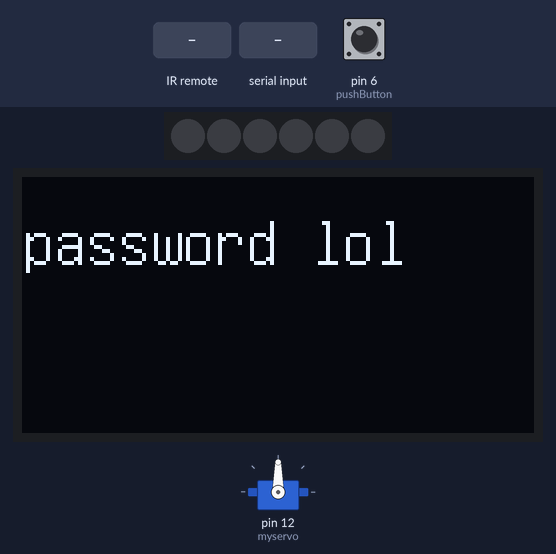
The sketch below on a simulated Arduino Uno, built with avr-gcc and run on an emulated ATmega328P. Shown: servo, 6 RGB LEDs in strip order, left to right, 128×64 one-colour display. Inputs (shaded band) come from the test bench; at power-on: pin 6 (pushButton) HIGH. The modem accepts every AT command (registered, SIM ready, sends succeed) and sends nothing else; what the sketch prints to the serial monitor is not drawn.

Above: at 1.7 s.
At 2.7 s:
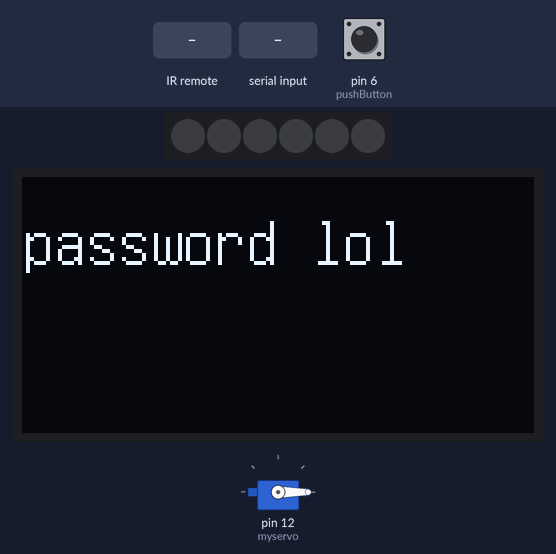
2.8 s: infrared code 0x1FE48B7 received
4.5 s: "1" received over the second serial link
At 56.03 s:
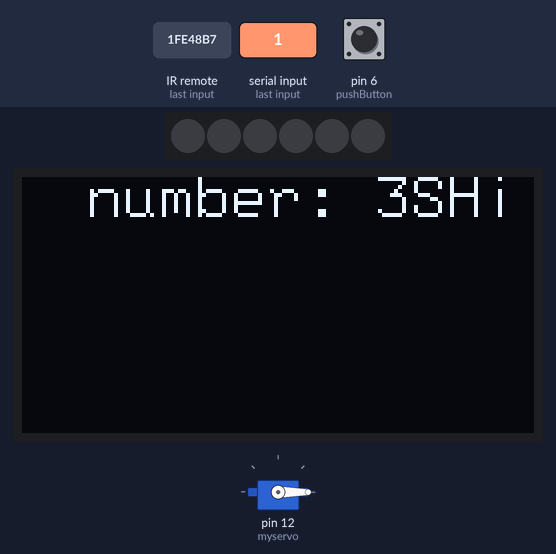
Timing chart, 0 to 57.4 s (numbered marks = the images above; inputs shaded):
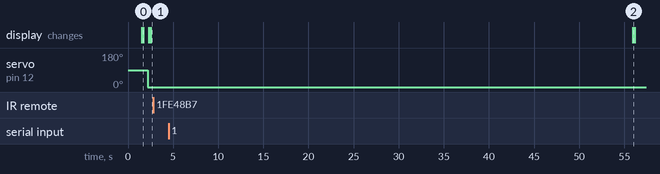

Measured:
- after the input at 2.8 s, every drawn part: stays the same
- after the input at 4.5 s, the display: changes after 51.4 s (image 2)
- what the display in image 0 shows lasts 0.6 s, from 1.7 s to 2.3 s

The sketch:

Receiver.ino
```cpp
//zigbee
#include <SoftwareSerial.h>
SoftwareSerial mySerial(2, 3); // RX, TX
#include <Adafruit_NeoPixel.h>
#define PIXEL_PIN    A0    // Digital IO pin connected to the NeoPixels.
#define PIXEL_COUNT  6
Adafruit_NeoPixel strip = Adafruit_NeoPixel(PIXEL_COUNT, PIXEL_PIN, NEO_GRB + NEO_KHZ800);
String myStringSerial1="";
String myString="";
int b=0;

//红外
#include <IRremote.h>  //调用红外库函数
#define RECV_PIN 10//定义红外管脚为10
IRrecv irrecv(RECV_PIN);//定义红外接受对象
decode_results results;
#define start 0x1FE48B7      //开始
#define NUM_1 0x1FE807F      //数字1
#define NUM_2 0x1FE40BF      //数字2
#define NUM_3 0x1FEC03F      //数字3
#define NUM_4 0x1FE20DF      //数字4
#define NUM_5 0x1FE609F      //数字5

//oled
#include <Adafruit_NeoPixel.h>//调用oled函数
#include "U8glib.h"
#define setFont_L u8g.setFont(u8g_font_9x15)
#define setFont_M u8g.setFont(u8g_font_fixed_v0r)
#define setFont_S u8g.setFont(u8g_font_fixed_v0r)
#define setFont_SS u8g.setFont(u8g_font_fub25n)
#define INTERVAL_LCD             10             //定义OLED刷新时间间隔
U8GLIB_SSD1306_128X64 u8g(U8G_I2C_OPT_NONE);
unsigned long lcd_time = millis();

//舵机
#include <Servo.h>//调用舵机函数
Servo myservo;//定义舵机对象
int servo_pin=9;
int pos = 0;//定义舵机转动角度

int pushButton = 6; //传感器接senhub D6接口
int key=12345;               //定义密码
int  hh=0;
int a[7];
int i=1;
int open;
int people;
//请输入密码
void draw1(void) {
  // graphic commands to redraw the complete screen should be placed here
  u8g.firstPage();
  do{
      u8g.setFont(u8g_font_unifont);
      //u8g.setFont(u8g_font_osb21);
      u8g.drawStr( 0, 22, "password lol");
  }while(u8g.nextPage() );
}
//欢迎光临
void draw2(void) {
  // graphic commands to redraw the complete screen should be placed here
  u8g.firstPage();
  do{
      u8g.setFont(u8g_font_unifont);
      //u8g.setFont(u8g_font_osb21);
      u8g.drawStr( 0, 22, "welcome");
  }while(u8g.nextPage() );
}
//显示人数
void draw3(void){
        u8g.firstPage();
    do {
        setFont_L;
        u8g.setPrintPos(16, 10);
        u8g.print("number: ");
        u8g.print(myString);
        }while( u8g.nextPage() );
  }

void setup()
{
  Serial.begin(9600);
  irrecv.enableIRIn(); // 启动红外接收
    myservo.attach(12);   //初始化
  pinMode(pushButton, INPUT);
  if ( u8g.getMode() == U8G_MODE_R3G3B2 )
    u8g.setColorIndex(255);     // white
  else if ( u8g.getMode() == U8G_MODE_GRAY2BIT )
    u8g.setColorIndex(3);         // max intensity
  else if ( u8g.getMode() == U8G_MODE_BW )
    u8g.setColorIndex(1);         // pixel on
  mySerial.begin(9600);
  mySerial.println("+++");
    delay(500);
  mySerial.println("AT+DETP=00");
  delay(500);
  mySerial.println("AT+SRST");
    delay(500);
    strip.begin();
  strip.show();

}

void loop() // run over and over
{
 //请输入密码
    draw1();
  delay(500);
  myservo.write(pos);//舵机归零
  if (irrecv.decode(&results))
  {irrecv.resume();
    if(results.value==0x1FE48B7)//判断开始输入
    {if(hh==1) hh=0;
    else hh=1;
      }
    if(hh==1)
    //输入密码
   {
   { if(results.value==NUM_1) a[i++]=1;
    else if(results.value==NUM_2) a[i++]=2;
    else if(results.value==NUM_3) a[i++]=3;
    else if(results.value==NUM_4) a[i++]=4;
    else if(results.value==NUM_5) a[i++]=5;}

    if(i==7) {
    for(i=1;i<=6;i++)
    a[i]=0;
    i=1;
    }
    }
    Serial.println(results.value,HEX);
    Serial.println(10000*a[1]+1000*a[2]+100*a[3]+10*a[4]+a[5]);
   //判断密码正误
    if(key==(10000*a[1]+1000*a[2]+100*a[3]+10*a[4]+a[5]))
    {
    Serial.println("open");
    delay(300);
    for(pos = 0;pos<90;pos++)//开锁
    {
      myservo.write(pos);
      delay(15);
      }
      //欢迎
    draw2();
    delay(1000);
    }
    results.value=0;
   }
   //接收人数数据
    while (mySerial.available() > 0)
  {
    myStringSerial1 += char(mySerial.read());
    delay(2);
  }

  if (myStringSerial1.length() > 0)
  {
    for(int i=14;i<myStringSerial1.length()-4;i++)
      myString+=myStringSerial1[i];
    Serial.println(myString);

    draw3();
  }
  myStringSerial1="";
  myString="";
  delay(100);

  int buttonState = digitalRead(pushButton);;//锁门
  Serial.println(buttonState);
  if (buttonState==0||myString==0){
      pos=0;
      delay(15);
   }
   myservo.write(pos );//锁门

}
```
